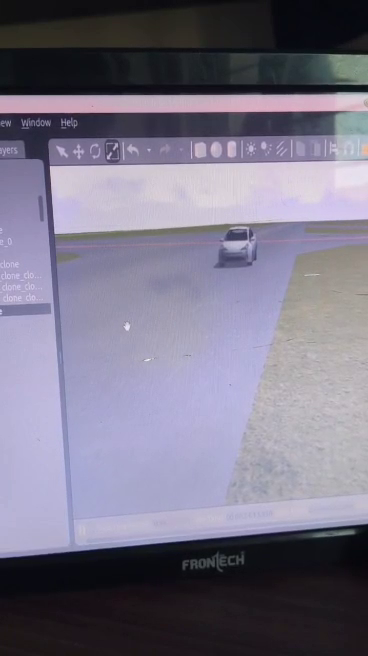
#> input picture frame 22 of gazzebo.mp4, 368 x 656 px, given in place of test_video.mp4, which was not available
$ jupyter execute --allow-errors LaneDetectionLaneHighlighting.ipynb   (text cells are left out)
#> lines starting #> are read from the running program, lines starting #| are printed output that depends on the picture; after the words box and inside, x2 and y2 are one past the last pixel; in counts of white or black regions, pixels touching at a corner belong together; pictures that were not available may be replaced by others from this repository, and a replacement may not be noted
[cell 1]
# Basic imports
import cv2
import numpy as np
import matplotlib.pyplot as plt

[cell 2]
def show_image(img, title="Image"):
    """Helper function to display images inline in Jupyter Notebook."""
    plt.figure(figsize=(10,6))
    if len(img.shape) == 2:  # grayscale
        plt.imshow(img, cmap="gray")
    else:
        plt.imshow(cv2.cvtColor(img, cv2.COLOR_BGR2RGB))
    plt.title(title)
    plt.axis("off")
    plt.show()

[cell 3]
def preprocess_image(img):
    """Convert to grayscale, blur, and detect edges."""
    gray = cv2.cvtColor(img, cv2.COLOR_BGR2GRAY)
    blur = cv2.GaussianBlur(gray, (5,5), 0)
    edges = cv2.Canny(blur, 50, 150)
    return edges

[cell 4]
def region_of_interest(img):
    """Mask the image to focus on the road lane region."""
    height, width = img.shape
    mask = np.zeros_like(img)

    # Define triangular region for road (tweak for your camera view)
    polygon = np.array([[
        (int(0.1*width), height),
        (int(0.9*width), height),
        (int(0.5*width), int(0.6*height))
    ]], np.int32)

    cv2.fillPoly(mask, polygon, 255)
    masked = cv2.bitwise_and(img, mask)
    return masked

[cell 5]
def detect_lines(img):
    """Detect lines using Hough Transform."""
    lines = cv2.HoughLinesP(
        img,
        rho=2,
        theta=np.pi/180,
        threshold=50,
        minLineLength=40,
        maxLineGap=100
    )
    return lines

[cell 6]
def average_slope_intercept(img, lines):
    left_lines = []
    right_lines = []

    if lines is None:
        return None, None

    for line in lines:
        x1, y1, x2, y2 = line.reshape(4)
        if x2 == x1:  # vertical line → skip
            continue
        slope = (y2 - y1) / (x2 - x1)
        intercept = y1 - slope * x1
        if slope < -0.5:  # left lane
            left_lines.append((slope, intercept))
        elif slope > 0.5:  # right lane
            right_lines.append((slope, intercept))

    left_line = np.mean(left_lines, axis=0) if len(left_lines) > 0 else None
    right_line = np.mean(right_lines, axis=0) if len(right_lines) > 0 else None

    def make_points(slope, intercept):
        if slope == 0 or slope == np.inf or slope == -np.inf:
            return None
        y1 = img.shape[0]
        y2 = int(y1 * 0.6)
        try:
            x1 = int((y1 - intercept) / slope)
            x2 = int((y2 - intercept) / slope)
            return np.array([x1, y1, x2, y2])
        except:
            return None

    left_points = make_points(*left_line) if left_line is not None else None
    right_points = make_points(*right_line) if right_line is not None else None

    return left_points, right_points


def draw_lines(img, lines, color=(0,255,0), thickness=10):
    line_img = np.zeros_like(img)
    if lines[0] is not None:
        cv2.line(line_img, tuple(lines[0][:2]), tuple(lines[0][2:]), color, thickness)
    if lines[1] is not None:
        cv2.line(line_img, tuple(lines[1][:2]), tuple(lines[1][2:]), color, thickness)
    return cv2.addWeighted(img, 0.8, line_img, 1, 1)

[cell 7]
def process_frame(frame):
    edges = preprocess_image(frame)
    roi = region_of_interest(edges)
    lines = detect_lines(roi)
    left, right = average_slope_intercept(frame, lines)
    result = draw_lines(frame, (left, right))
    return result

[cell 8]
# Load sample road image
img = cv2.imread("C:\\Users\\nages\\AutonomousEV\\SteeringAngle\\session4\\IMG\\center_2025_08_28_12_08_11_401.jpg")
  # <-- replace with your image path
#> (the rest of this cell did not finish here and is left out)

[cell 9]
cap = cv2.VideoCapture("test_video.mp4")  # <-- replace with your lane video

while cap.isOpened():
    ret, frame = cap.read()
#> frame is the input picture: shape (656, 368, 3); mean B, G, R 134.2, 116.3, 120.4
    if not ret:
        break
    result = process_frame(frame)
#> in preprocess_image (call 2), `gray = cv2.cvtColor(img, cv2.COLOR_BGR2GRAY)`:
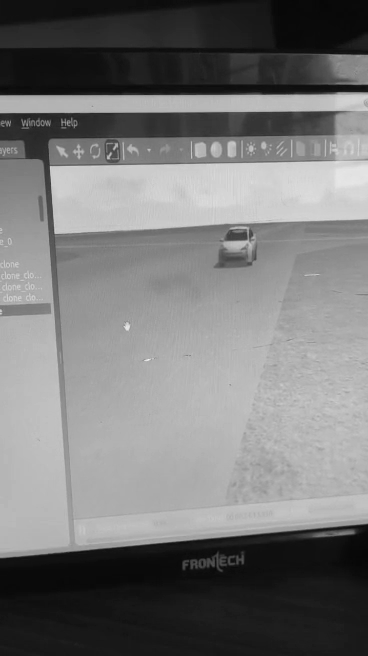
#> gray: shape (656, 368); min 6, max 242, mean 119.5
#> in preprocess_image (call 2), `edges = cv2.Canny(blur, 50, 150)`:
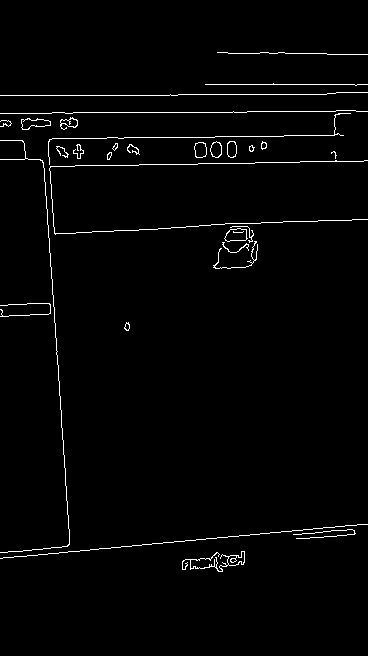
#> edges: shape (656, 368); 1.8% white in thin lines or dots, all inside (x1, y1, x2, y2) = (0, 52, 368, 572)
#> in region_of_interest, `cv2.fillPoly(mask, polygon, 255)`: mask: shape (656, 368); 16.2% white; 1 white region, box (x1, y1, x2, y2) and area: (36, 393, 332, 656) 39055
#> in region_of_interest, `masked = cv2.bitwise_and(img, mask)`:
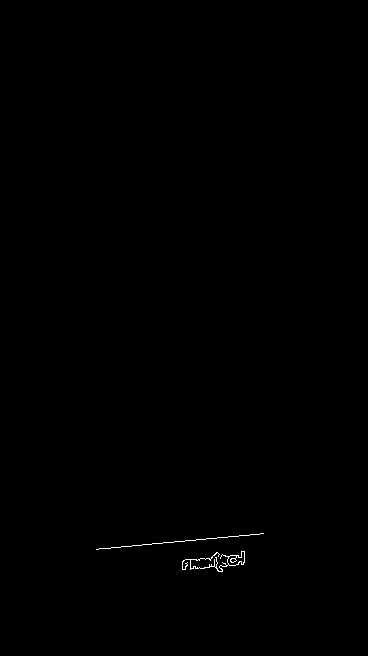
#> masked: shape (656, 368); 0.18% white in thin lines or dots, all inside (x1, y1, x2, y2) = (96, 533, 264, 572)
#> in detect_lines, `lines = cv2.HoughLinesP( img, rho=2, theta=np.pi/180, threshold=50, mi..`: lines = [[99, 548, 259, 534], [182, 569, 235, 565], [185, 559, 244, 554]]
#> the loop in average_slope_intercept, `for line in lines:` made 3 passes
#> (x1, y1, x2, y2, slope, intercept) on passes 1 to 3: (99, 548, 259, 534, -0.0875, 556.7), (182, 569, 235, 565, -0.0755, 582.7), (185, 559, 244, 554, -0.0847, 574.7)
#> after the loop in average_slope_intercept, `for line in lines:`: left_lines = []
#> in average_slope_intercept, `left_line = np.mean(left_lines, axis=0) if len(left_lines) > 0 else None`: left_line = None
#> in draw_lines, `return cv2.addWeighted(img, 0.8, line_img, 1, 1)`:
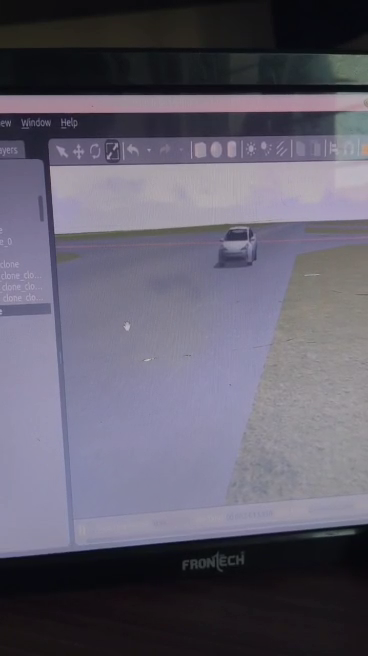
#> returned value: shape (656, 368, 3); mean of channels 0, 1, 2 108.4, 94, 97.3; drawn as B, G, R
    cv2.imshow("Lane Detection", result)

    if cv2.waitKey(1) & 0xFF == ord("q"):
#> (key q is pressed here)
        break

cap.release()
cv2.destroyAllWindows()

[cell 10]
# Initialize webcam (0 means default webcam)
cap = cv2.VideoCapture(0)

print("Press 'q' to quit")

while cap.isOpened():
    ret, frame = cap.read()
    if not ret:
        break

    # Resize frame for faster processing (optional)
    frame = cv2.resize(frame, (640, 480))
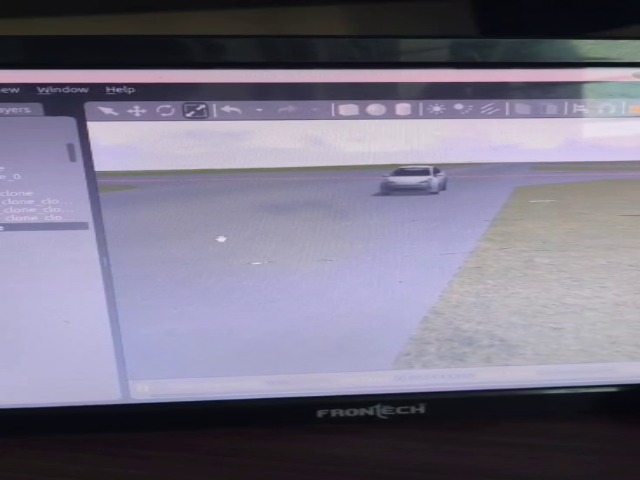
#> frame: shape (480, 640, 3); mean B, G, R 134.1, 116.2, 120.3

    # Process frame through lane detection pipeline
    result = process_frame(frame)
#> in preprocess_image (call 3), `gray = cv2.cvtColor(img, cv2.COLOR_BGR2GRAY)`:
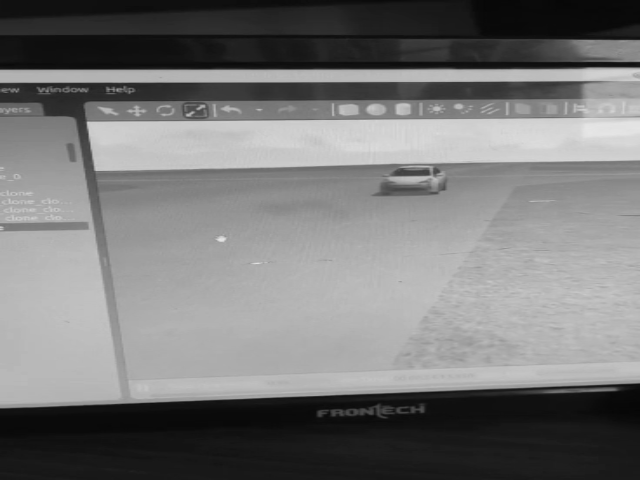
#> gray: shape (480, 640); min 6, max 230, mean 119.4
#> in preprocess_image (call 3), `edges = cv2.Canny(blur, 50, 150)`: edges: shape (480, 640); 1.9% white in thin lines or dots, all inside (x1, y1, x2, y2) = (0, 38, 640, 419)
#> in region_of_interest (call 2), `cv2.fillPoly(mask, polygon, 255)`:
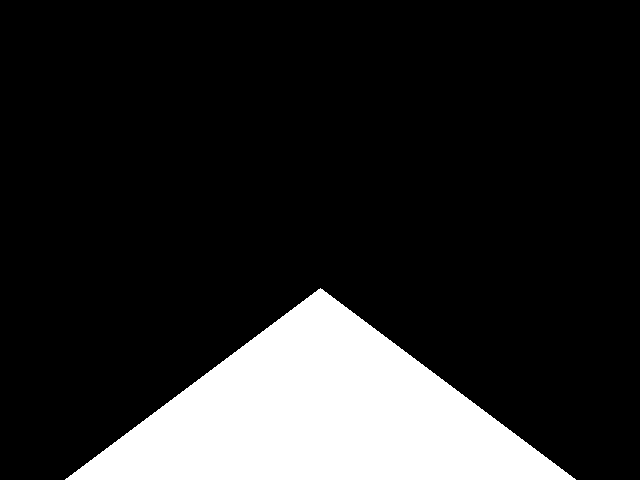
#> mask: shape (480, 640); 16% white; 1 white region, box (x1, y1, x2, y2) and area: (65, 288, 576, 480) 49216
#> in region_of_interest (call 2), `masked = cv2.bitwise_and(img, mask)`:
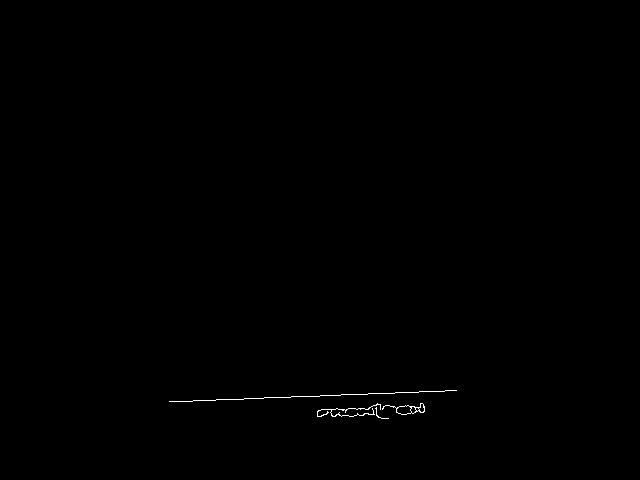
#> masked: shape (480, 640); 0.19% white in thin lines or dots, all inside (x1, y1, x2, y2) = (169, 390, 457, 419)
#> the loop in average_slope_intercept (call 2), `for line in lines:` made 5 passes
#> (x1, y1, x2, y2, slope, intercept) on passes 1 to 5: (169, 401, 444, 391, -0.0364, 407.1), (321, 409, 424, 409, 0, 409), (317, 416, 423, 412, -0.0377, 428), (376, 404, 423, 405, 0.0213, 396), (371, 406, 424, 408, 0.0377, 392)
#> call 2 of draw_lines, with color = (0, 255, 0), thickness = 10
#> in draw_lines (call 2), `return cv2.addWeighted(img, 0.8, line_img, 1, 1)`:
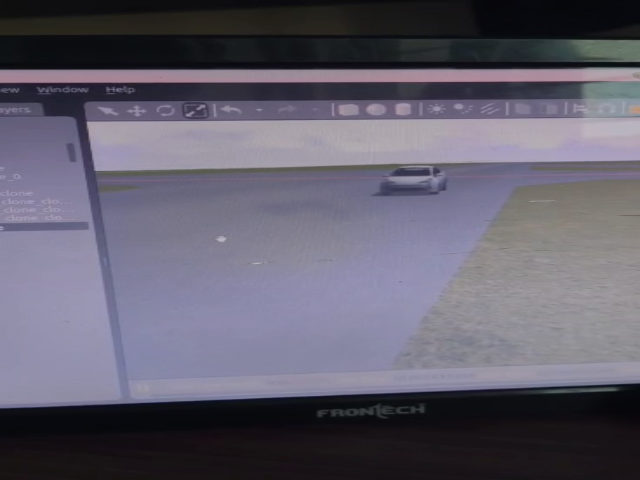
#> returned value: shape (480, 640, 3); mean of channels 0, 1, 2 108.3, 93.9, 97.3; drawn as B, G, R

    # Show original and processed output side by side
    combined = np.hstack((frame, result))
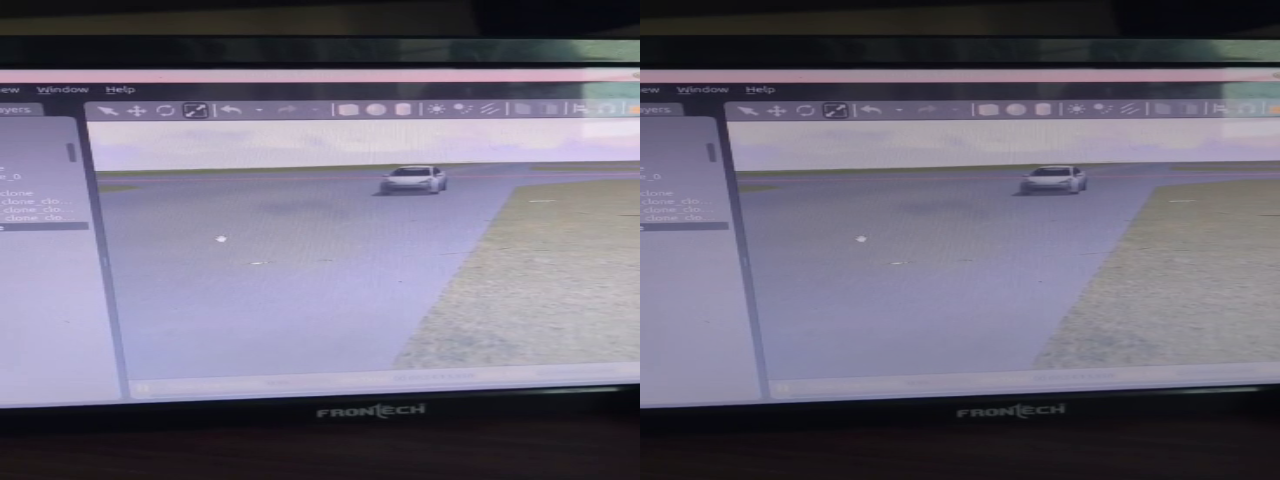
#> combined: shape (480, 1280, 3); mean B, G, R 121.2, 105, 108.8
    cv2.imshow("Lane Detection - Webcam", combined)

    # Press q to quit
    if cv2.waitKey(1) & 0xFF == ord("q"):
#> (key q is pressed here)
        break

cap.release()
cv2.destroyAllWindows()

$ run again, starting later in the video
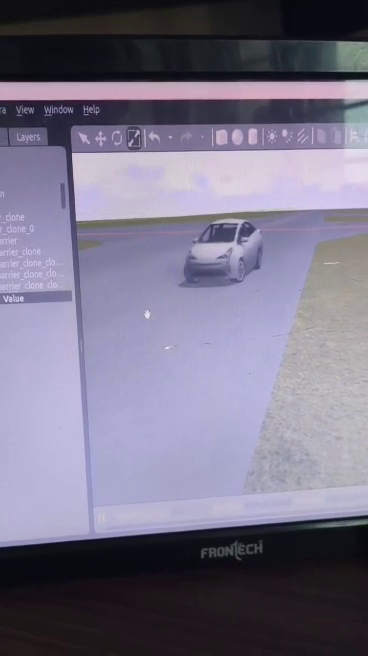
#> input picture frame 101 of gazzebo.mp4, 368 x 656 px, given in place of test_video.mp4, which was not available
#> frame is the input picture: shape (656, 368, 3); mean B, G, R 135.5, 115, 119.5
#> in preprocess_image (call 2), `edges = cv2.Canny(blur, 50, 150)`:
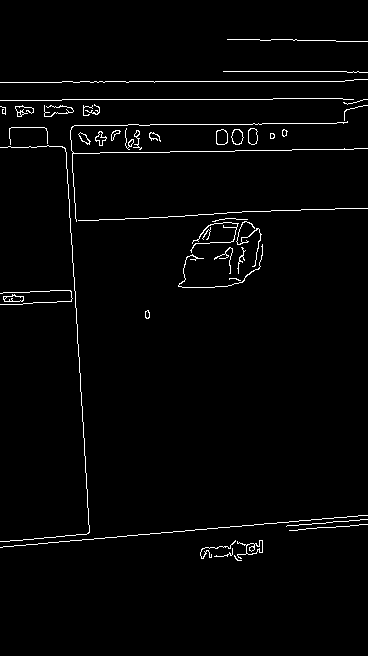
#> edges: shape (656, 368); 2.1% white in thin lines or dots, all inside (x1, y1, x2, y2) = (0, 39, 368, 561)
#> mask: shape (656, 368); 16.2% white; 1 white region, box (x1, y1, x2, y2) and area: (36, 393, 332, 656) 39055
#> masked: shape (656, 368); 0.17% white in thin lines or dots, all inside (x1, y1, x2, y2) = (102, 524, 263, 561)
#> in detect_lines, `lines = cv2.HoughLinesP( img, rho=2, theta=np.pi/180, threshold=50, mi..`: lines = [[105, 537, 257, 524], [202, 558, 262, 552]]
#> the loop in average_slope_intercept, `for line in lines:` made 2 passes
#> (x1, y1, x2, y2, slope, intercept) on passes 1 to 2: (105, 537, 257, 524, -0.0855, 546), (202, 558, 262, 552, -0.1, 578.2)
#> after the loop in average_slope_intercept, `for line in lines:`: left_lines = []
#> left_line = None
#> frame: shape (480, 640, 3)
#> gray: shape (480, 640)
#> blur: shape (480, 640)
#> edges: shape (480, 640); 2.2% white in thin lines or dots, all inside (x1, y1, x2, y2) = (0, 28, 640, 411)
#> mask: shape (480, 640); 16% white; 1 white region, box (x1, y1, x2, y2) and area: (65, 288, 576, 480) 49216
#> masked: shape (480, 640); 0.18% white in thin lines or dots, all inside (x1, y1, x2, y2) = (180, 383, 457, 411)
#> the loop in average_slope_intercept (call 2), `for line in lines:` made 4 passes
#> (x1, y1, x2, y2, slope, intercept) on passes 1 to 4: (250, 391, 363, 386, -0.0442, 402.1), (355, 400, 456, 400, 0, 400), (180, 393, 442, 384, -0.0344, 399.2), (350, 408, 455, 402, -0.0571, 428)
#> `combined = np.hstack((frame, result))`:
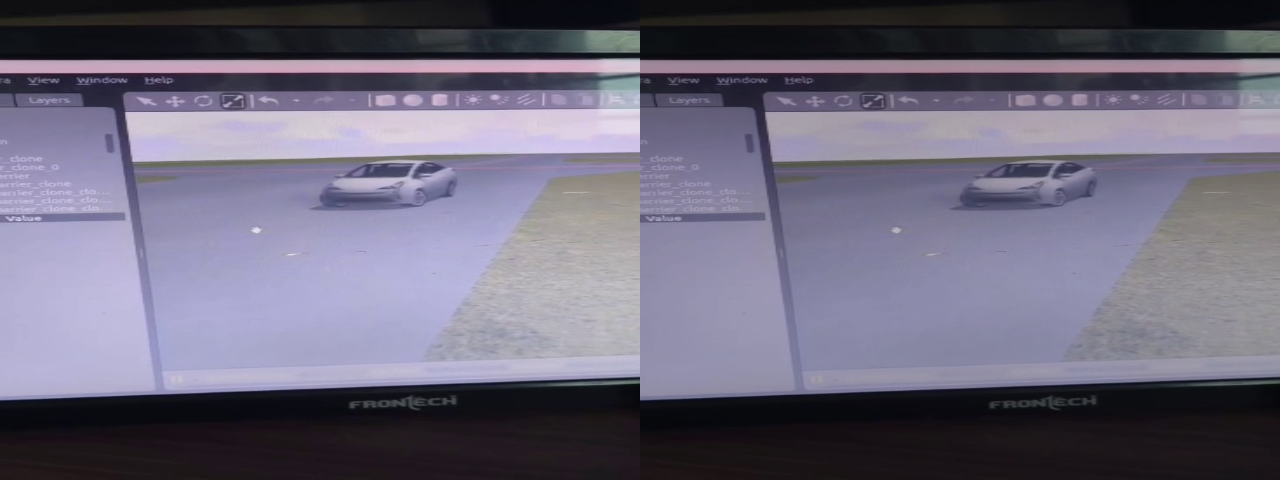
#> combined: shape (480, 1280, 3); mean B, G, R 122.3, 103.9, 107.9

$ run again, starting later in the video
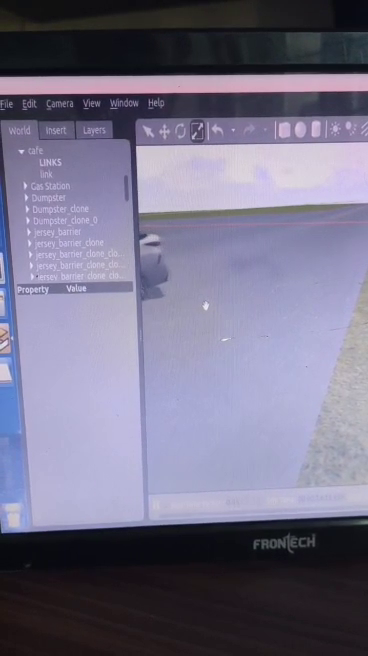
#> input picture frame 180 of gazzebo.mp4, 368 x 656 px, given in place of test_video.mp4, which was not available
#> frame is the input picture: shape (656, 368, 3); mean B, G, R 135.8, 112.9, 116.5
#> edges: shape (656, 368); 2.2% white in thin lines or dots, all inside (x1, y1, x2, y2) = (0, 73, 368, 554)
#> mask: shape (656, 368); 16.2% white; 1 white region, box (x1, y1, x2, y2) and area: (36, 393, 332, 656) 39055
#> masked: shape (656, 368); 0.13% white in thin lines or dots, all inside (x1, y1, x2, y2) = (108, 458, 272, 550)
#> in detect_lines, `lines = cv2.HoughLinesP( img, rho=2, theta=np.pi/180, threshold=50, mi..`: lines = [[110, 527, 186, 524], [187, 523, 250, 521], [142, 467, 143, 519]]
#> the loop in average_slope_intercept, `for line in lines:` made 3 passes
#> (x1, y1, x2, y2, slope, intercept) on passes 1 to 3: (110, 527, 186, 524, -0.0395, 531.3), (187, 523, 250, 521, -0.0317, 528.9), (142, 467, 143, 519, 52, -6917)
#> after the loop in average_slope_intercept, `for line in lines:`: left_lines = []; right_lines = [(52, -6917)]
#> left_line = None
#> right_line = [52, -6917]
#> in make_points, `x1 = int((y1 - intercept) / slope)`: x1 = 145
#> in make_points, `x2 = int((y2 - intercept) / slope)`: x2 = 140
#> right_points = [145, 656, 140, 393]
#> frame: shape (480, 640, 3)
#> gray: shape (480, 640)
#> blur: shape (480, 640)
#> edges: shape (480, 640); 2.2% white in thin lines or dots, all inside (x1, y1, x2, y2) = (0, 53, 640, 406)
#> mask: shape (480, 640); 16% white; 1 white region, box (x1, y1, x2, y2) and area: (65, 288, 576, 480) 49216
#> masked: shape (480, 640); 0.12% white in thin lines or dots, all inside (x1, y1, x2, y2) = (189, 343, 472, 402)
#> the loop in average_slope_intercept (call 2), `for line in lines:` made 1 pass
#> (x1, y1, x2, y2, slope, intercept) on pass 1: (189, 386, 444, 381, -0.0196, 389.7)
#> `combined = np.hstack((frame, result))`:
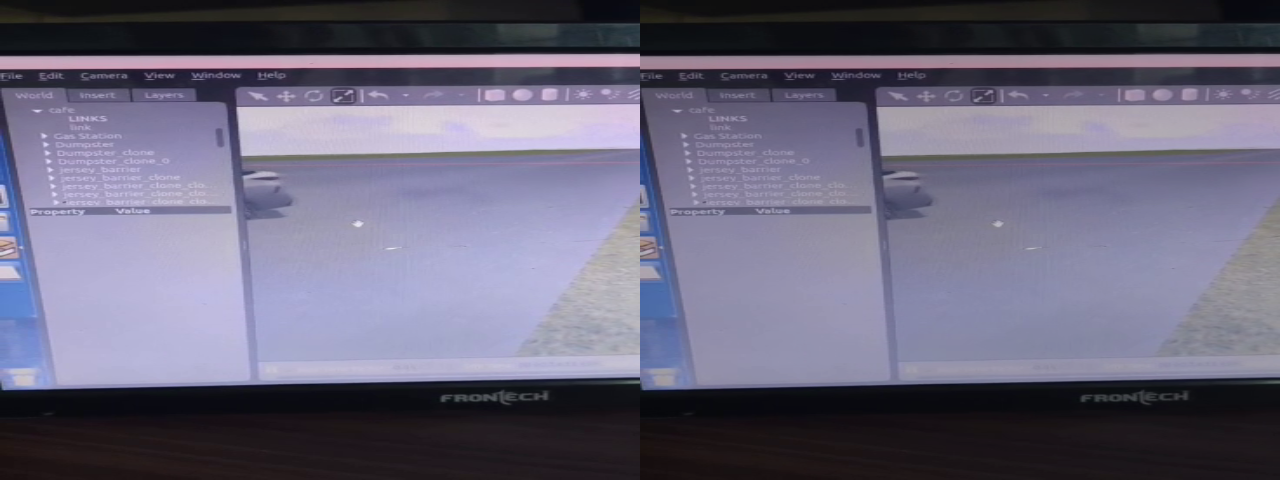
#> combined: shape (480, 1280, 3); mean B, G, R 122.6, 102.1, 105.3
